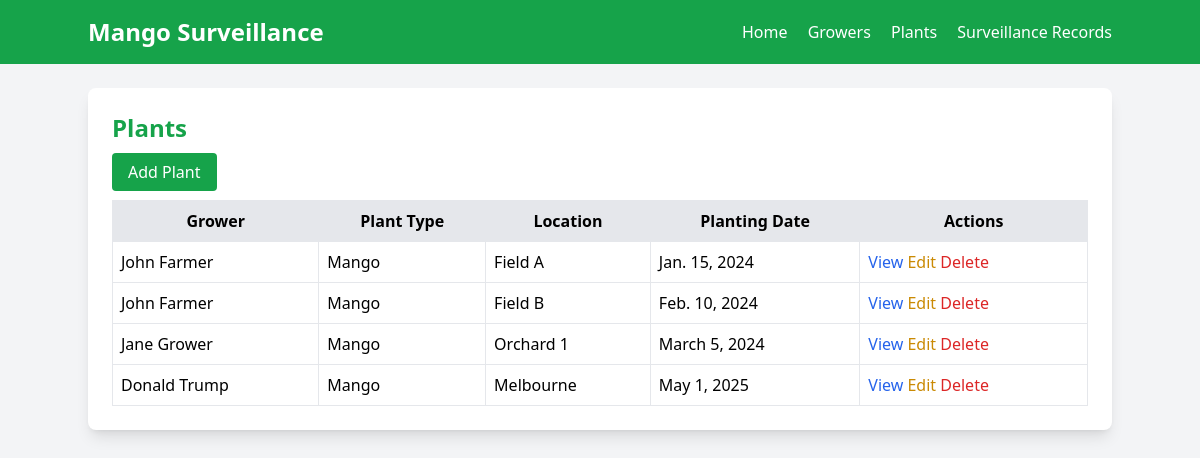
The page /plants/ on the database its author committed.
### surveillance/models.py (models this page shows, shortened)
class Plant(models.Model):
    grower = models.ForeignKey(Grower, on_delete=models.CASCADE, related_name='plants')
    plant_type = models.CharField(max_length=50, default='Mango')
    location = models.CharField(max_length=200)
    planting_date = models.DateField()

class Grower(models.Model):
    name = models.CharField(max_length=100)
    email = models.EmailField(unique=True)
    property_location = models.CharField(max_length=200)

### surveillance/views.py (the view)
# urls.py: path('plants/', views.PlantListView.as_view(), name='plant_list'),
class PlantListView(ListView):
    model = Plant
    template_name = 'surveillance/plant_list.html'
    context_object_name = 'plants'

### surveillance/templates/surveillance/plant_list.html (shortened to what this page needs)
{% extends 'surveillance/base.html' %}
{% block content %}
    <div class="bg-white p-6 rounded-lg shadow-lg">
        <h1 class="text-2xl font-bold text-green-600 mb-4">Plants</h1>
        <a href="{% url 'surveillance:plant_create' %}" class="bg-green-600 text-white px-4 py-2 rounded hover:bg-green-700">Add Plant</a>
        <table class="w-full mt-4 border-collapse">
            <thead>
                <tr class="bg-gray-200">
                    <th class="border p-2">Grower</th>
                    <th class="border p-2">Plant Type</th>
                    <th class="border p-2">Location</th>
                    <th class="border p-2">Planting Date</th>
                    <th class="border p-2">Actions</th>
                </tr>
            </thead>
            <tbody>
                {% for plant in plants %}
                    <tr>
                        <td class="border p-2">{{ plant.grower.name }}</td>
                        <td class="border p-2">{{ plant.plant_type }}</td>
                        <td class="border p-2">{{ plant.location }}</td>
                        <td class="border p-2">{{ plant.planting_date }}</td>
                        <td class="border p-2">
                            <a href="{% url 'surveillance:plant_detail' plant.pk %}" class="text-blue-600 hover:underline">View</a>
                            <a href="{% url 'surveillance:plant_update' plant.pk %}" class="text-yellow-600 hover:underline">Edit</a>
                            <a href="{% url 'surveillance:plant_delete' plant.pk %}" class="text-red-600 hover:underline">Delete</a>
                        </td>
                    </tr>
                {% empty %}
                    <tr><td colspan="5" class="border p-2 text-center">No plants found.</td></tr>
                {% endfor %}
            </tbody>
        </table>
    </div>
{% endblock %}

### surveillance/templates/surveillance/base.html (shortened to what this page needs)
<!DOCTYPE html>
<html lang="en">
<head>
    <script src="https://cdn.tailwindcss.com"></script>
</head>
<body class="bg-gray-100 font-sans">
    <nav class="bg-green-600 text-white p-4">
        <div class="container mx-auto flex justify-between items-center">
            <a href="{% url 'surveillance:home' %}" class="text-2xl font-bold">Mango Surveillance</a>
            <div class="space-x-4">
                <a href="{% url 'surveillance:home' %}" class="hover:underline">Home</a>
                <a href="{% url 'surveillance:grower_list' %}" class="hover:underline">Growers</a>
                <a href="{% url 'surveillance:plant_list' %}" class="hover:underline">Plants</a>
                <a href="{% url 'surveillance:record_list' %}" class="hover:underline">Surveillance Records</a>
            </div>
        </div>
    </nav>
    <div class="container mx-auto mt-6">
        {% block content %}
        {% endblock %}
    </div>
</body>
</html>

### rows shown on the page
Plant: grower.name "John Farmer", plant_type "Mango", location "Field A", planting_date "Jan. 15, 2024"
Plant: grower.name "John Farmer", plant_type "Mango", location "Field B", planting_date "Feb. 10, 2024"
Plant: grower.name "Jane Grower", plant_type "Mango", location "Orchard 1", planting_date "March 5, 2024"
Plant: grower.name "Donald Trump", plant_type "Mango", location "Melbourne", planting_date "May 1, 2025"
